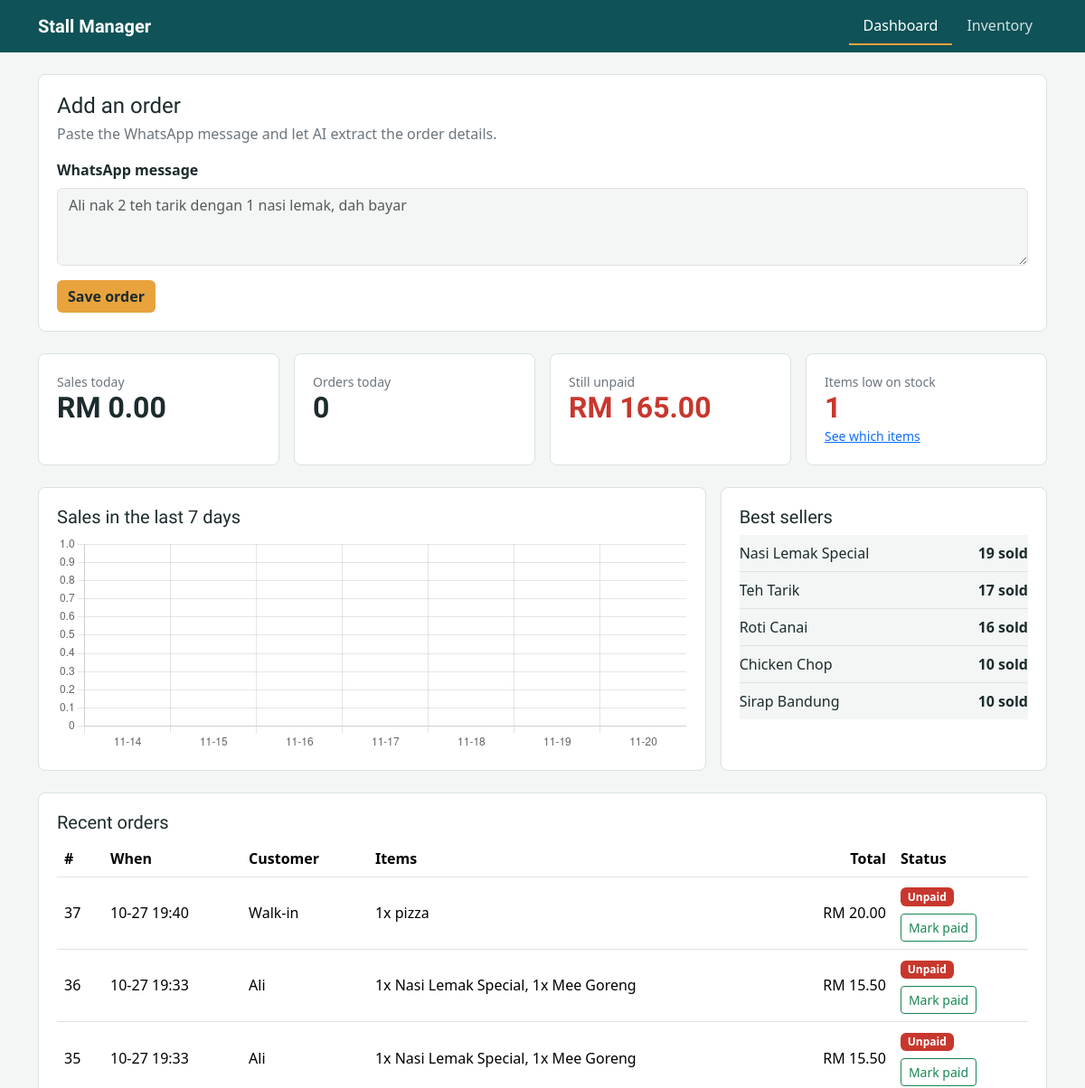
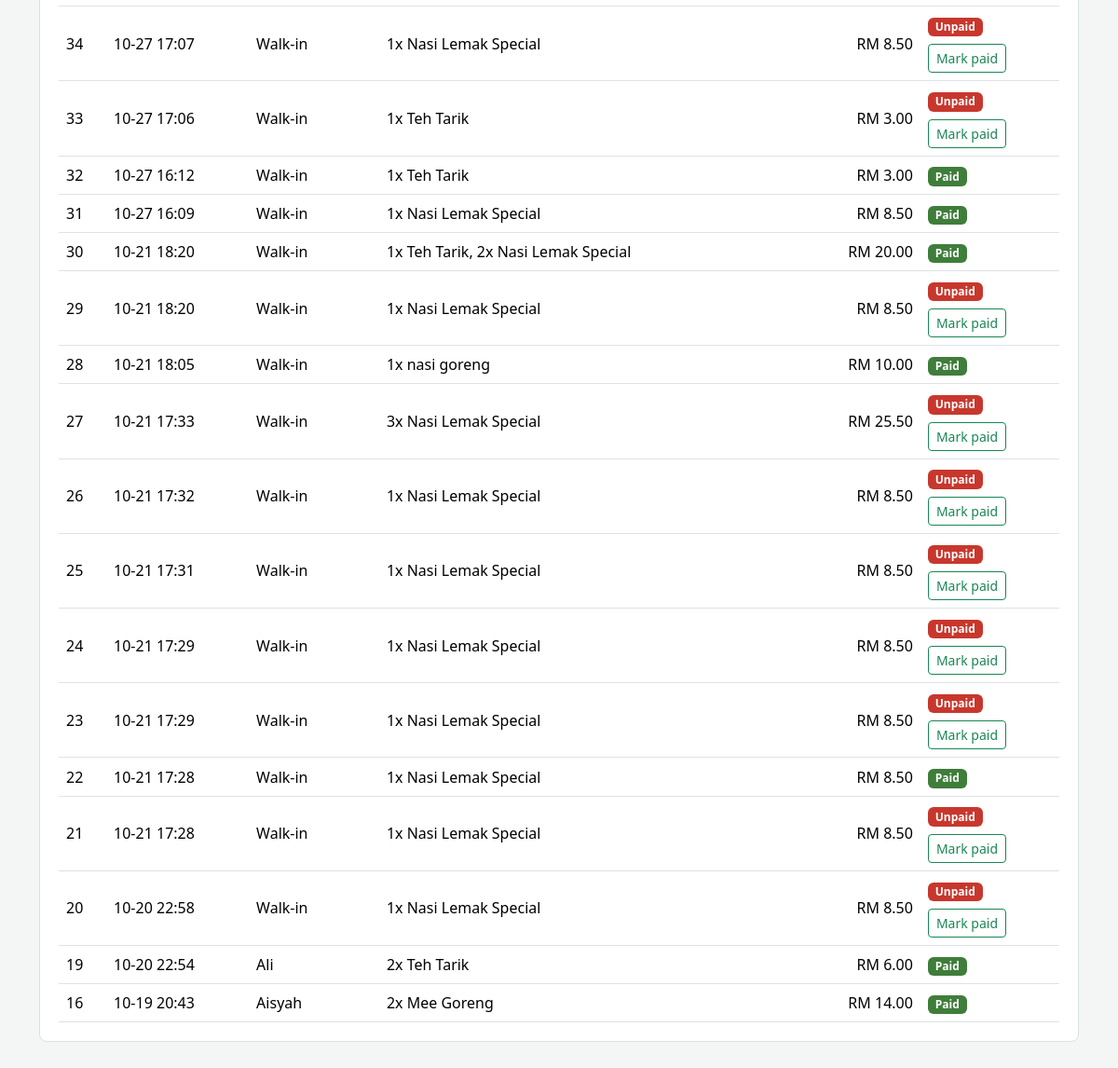
The page / on the database its author committed (2 pictures, top to bottom).
### tables this page shows
CREATE TABLE order_items (
    id         INTEGER PRIMARY KEY AUTOINCREMENT,
    order_id   INTEGER NOT NULL,
    item_id    INTEGER,
    item_name  TEXT    NOT NULL,
    quantity   INTEGER NOT NULL CHECK (quantity > 0),
    unit_price REAL    NOT NULL,
    FOREIGN KEY (order_id) REFERENCES orders (id) ON DELETE CASCADE,
    FOREIGN KEY (item_id)  REFERENCES items (id)
);

CREATE TABLE orders (
    id            INTEGER PRIMARY KEY AUTOINCREMENT,
    customer_name TEXT NOT NULL,
    total_price   REAL NOT NULL DEFAULT 0,
    status        TEXT NOT NULL DEFAULT 'Paid' CHECK (status IN ('Paid', 'Unpaid')),
    created_at    TIMESTAMP NOT NULL DEFAULT (datetime('now', 'localtime'))
);

### app.py (the view)
@app.route('/')
def index():
    return render_template(
        'index.html',
        revenue_today=analytics.get_total_revenue_today(),
        todays_order_count=analytics.get_todays_order_count(),
        unpaid_total=analytics.get_unpaid_total(),
        best_selling_items=analytics.get_best_selling_items(),
        weekly_trend=analytics.get_weekly_trend(),
        recent_orders=db.get_recent_orders(),
        low_stock_count=db.get_low_stock_count(),
    )

### analytics.py (called while the page is built)
def _read(query, params=()):
    conn = sqlite3.connect(DB_PATH)
    try:
        return pd.read_sql_query(query, conn, params=params)
    finally:
        conn.close()

def get_total_revenue_today():
    df = _read("SELECT total_price FROM orders "
               "WHERE status = 'Paid' AND date(created_at) = date('now', 'localtime')")
    if df.empty:
        return 0.0
    return round(float(df['total_price'].sum()), 2)

def get_todays_order_count():
    df = _read("SELECT COUNT(*) AS n FROM orders WHERE date(created_at) = date('now', 'localtime')")
    return int(df['n'].iloc[0])

def get_unpaid_total():
    df = _read("SELECT COALESCE(SUM(total_price), 0) AS t FROM orders WHERE status = 'Unpaid'")
    return round(float(df['t'].iloc[0]), 2)

def get_best_selling_items(limit=5):
    df = _read("SELECT oi.item_name, oi.quantity FROM order_items oi "
               "JOIN orders o ON o.id = oi.order_id WHERE o.status = 'Paid'")
    if df.empty:
        return []
    grouped = (df.groupby('item_name', as_index=False)['quantity'].sum()
                 .sort_values(by=['quantity', 'item_name'], ascending=[False, True])
                 .head(limit))
    grouped['quantity'] = grouped['quantity'].astype(int)
    return grouped.to_dict(orient='records')

def get_weekly_trend():
    days = pd.date_range(end=pd.Timestamp.now().normalize(), periods=7)
    start = days[0].strftime('%Y-%m-%d')
    df = _read("SELECT date(created_at) AS day, SUM(total_price) AS revenue FROM orders "
               "WHERE status = 'Paid' AND date(created_at) >= ? GROUP BY date(created_at)",
               (start,))
    by_day = {}
    if not df.empty:
        by_day = dict(zip(df['day'], df['revenue']))
    dates = [d.strftime('%Y-%m-%d') for d in days]
    revenues = [round(float(by_day.get(d, 0.0)), 2) for d in dates]
    return {'dates': dates, 'revenues': revenues}

### db.py (called while the page is built)
def get_connection():
    conn = sqlite3.connect(DB_PATH)
    conn.row_factory = sqlite3.Row
    conn.execute("PRAGMA foreign_keys = ON")
    return conn

def get_low_stock_count():
    conn = get_connection()
    try:
        row = conn.execute("SELECT COUNT(*) FROM items WHERE stock <= ?",
                           (LOW_STOCK_THRESHOLD,)).fetchone()
    finally:
        conn.close()
    return int(row[0])

### templates/index.html (shortened to what this page needs)
{% extends "base.html" %}
{% block content %}
<form method="post" action="{{ url_for('add_order') }}" class="panel mb-4">
  <h2 class="h4 mb-1">Add an order</h2>
  <p class="text-secondary mb-3">Paste the WhatsApp message and let AI extract the order details.</p>
  <label for="order_text" class="form-label fw-semibold">WhatsApp message</label>
  <textarea id="order_text" name="order_text" class="form-control mb-3" rows="3" required
            placeholder="Ali nak 2 teh tarik dengan 1 nasi lemak, dah bayar"></textarea>
  <button type="submit" class="btn btn-stall">Save order</button>
</form>
<div class="row g-3 mb-4">
  <div class="col-6 col-lg-3"><div class="panel h-100">
    <div class="text-secondary small">Sales today</div>
    <div class="stat-num">RM {{ "%.2f"|format(revenue_today|default(0)) }}</div>
  </div></div>
  <div class="col-6 col-lg-3"><div class="panel h-100">
    <div class="text-secondary small">Orders today</div>
    <div class="stat-num">{{ todays_order_count|default(0) }}</div>
  </div></div>
  <div class="col-6 col-lg-3"><div class="panel h-100">
    <div class="text-secondary small">Still unpaid</div>
    <div class="stat-num" style="color:var(--sambal)">RM {{ "%.2f"|format(unpaid_total|default(0)) }}</div>
  </div></div>
  <div class="col-6 col-lg-3"><div class="panel h-100">
    <div class="text-secondary small">Items low on stock</div>
    <div class="stat-num" {% if low_stock_count %}style="color:var(--sambal)"{% endif %}>{{ low_stock_count|default(0) }}</div>
    {% if low_stock_count %}<a href="{{ url_for('inventory') }}" class="small">See which items</a>{% endif %}
  </div></div>
</div>
<div class="row g-3 mb-4">
  <div class="col-lg-8"><div class="panel h-100">
    <h2 class="h5">Sales in the last 7 days</h2>
    <div style="height:240px"><canvas id="weeklyChart"></canvas></div>
  </div></div>
  <div class="col-lg-4"><div class="panel h-100">
    <h2 class="h5">Best sellers</h2>
    <ul class="list-group list-group-flush">
      {% for s in best_selling_items %}
        <li class="list-group-item d-flex justify-content-between px-0">
          <span>{{ s.item_name }}</span><span class="fw-semibold">{{ s.quantity }} sold</span>
        </li>
      {% else %}
        <li class="list-group-item px-0 text-secondary">No paid orders yet.</li>
      {% endfor %}
    </ul>
  </div></div>
</div>
<div class="panel">
  <h2 class="h5">Recent orders</h2>
  <div class="table-responsive">
    <table class="table align-middle mb-0">
      <thead><tr><th>#</th><th>When</th><th>Customer</th><th>Items</th><th class="text-end">Total</th><th>Status</th></tr></thead>
      <tbody>
        {% for o in recent_orders %}
        <tr>
          <td>{{ o.id }}</td>
          <td class="text-nowrap">{{ o.created_at[5:16] }}</td>
          <td>{{ o.customer_name }}</td>
          <td>{{ o.items_text }}</td>
          <td class="text-end text-nowrap">RM {{ "%.2f"|format(o.total_price) }}</td>
          <td>
            <span class="badge {{ 'badge-paid' if o.status == 'Paid' else 'badge-unpaid' }}">{{ o.status }}</span>
            {% if o.status != 'Paid' %}
            <div class="mt-2 d-flex gap-1">
              <form method="post" action="{{ url_for('mark_paid', order_id=o.id) }}">
                <button type="submit" class="btn btn-sm btn-outline-success">Mark paid</button>
              </form>
            </div>
            {% endif %}
          </td>
        </tr>
        {% else %}
        <tr><td colspan="6" class="text-center text-secondary py-4">No orders yet. Paste your first WhatsApp order above.</td></tr>
        {% endfor %}
      </tbody>
    </table>
  </div>
</div>
{% endblock %}
{% block scripts %}
<script>
  const trend = {{ weekly_trend|default({'dates': [], 'revenues': []})|tojson }};
  new Chart(document.getElementById('weeklyChart'), {
    type: 'bar',
    data: {
      labels: trend.dates.map(d => d.slice(5)),
      datasets: [{ label: 'Sales (RM)', data: trend.revenues, backgroundColor: '#0F5257' }]
    },
    options: { maintainAspectRatio: false, plugins: { legend: { display: false } },
               scales: { y: { beginAtZero: true } } }
  });
</script>
{% endblock %}

### templates/base.html (shortened to what this page needs)
<!doctype html>
<html lang="en">
<head>
  <link href="https://cdn.jsdelivr.net/npm/bootstrap@5.3.3/dist/css/bootstrap.min.css" rel="stylesheet">
</head>
<body>
  <nav class="topbar mb-4">
    <div class="container d-flex flex-wrap align-items-center justify-content-between py-2">
      <a href="{{ url_for('index') }}" class="brand">Stall Manager</a>
      <ul class="nav">
        <li class="nav-item"><a class="nav-link {{ 'active' if request.endpoint == 'index' }}" href="{{ url_for('index') }}">Dashboard</a></li>
        <li class="nav-item"><a class="nav-link {{ 'active' if request.endpoint == 'inventory' }}" href="{{ url_for('inventory') }}">Inventory</a></li>
      </ul>
    </div>
  </nav>
  <main class="container pb-5">
    {% block content %}{% endblock %}
  </main>
  {% block scripts %}{% endblock %}
</body>
</html>

### templates/base.html (style rules this page uses)
:root { --teal:#0F5257; --pandan:#3F7D3A; --sambal:#C8372D; --kuning:#E8A33D; --ink:#1C2B2D; --bs-body-bg:#F3F6F5; --bs-body-color:var(--ink); }
h1, h2, h3, .brand, .stat-num { font-family:'Bricolage Grotesque', system-ui, sans-serif; }
.topbar { background:var(--teal); }
.topbar .brand { color:#fff; font-size:1.25rem; font-weight:800; text-decoration:none; }
.topbar .nav-link { color:#cfe3e1; border-bottom:2px solid transparent; }
.topbar .nav-link.active { color:#fff; border-bottom-color:var(--kuning); }
.panel { background:#fff; border:1px solid #d9e2e0; border-radius:.5rem; padding:1.25rem; }
.stat-num { font-size:2rem; font-weight:800; line-height:1.15; }
.table { --bs-table-bg:#fff; }
.badge-paid { background:var(--pandan); }
.badge-unpaid { background:var(--sambal); }
.btn-stall { background:var(--kuning); border:0; color:var(--ink); font-weight:600; }

### rows shown on the page
order_items: item_name "Nasi Lemak Special", quantity "19"
order_items: item_name "Teh Tarik", quantity "17"
order_items: item_name "Roti Canai", quantity "16"
order_items: item_name "Chicken Chop", quantity "10"
order_items: item_name "Sirap Bandung", quantity "10"
orders: id "37", created_at "10-27 19:40", customer_name "Walk-in", items_text "1x pizza", total_price "20.00", status "Unpaid"
orders: id "36", created_at "10-27 19:33", customer_name "Ali", items_text "1x Nasi Lemak Special, 1x Mee Goreng", total_price "15.50", status "Unpaid"
orders: id "35", created_at "10-27 19:33", customer_name "Ali", items_text "1x Nasi Lemak Special, 1x Mee Goreng", total_price "15.50", status "Unpaid"
orders: id "34", created_at "10-27 17:07", customer_name "Walk-in", items_text "1x Nasi Lemak Special", total_price "8.50", status "Unpaid"
orders: id "33", created_at "10-27 17:06", customer_name "Walk-in", items_text "1x Teh Tarik", total_price "3.00", status "Unpaid"
orders: id "32", created_at "10-27 16:12", customer_name "Walk-in", items_text "1x Teh Tarik", total_price "3.00", status "Paid"
orders: id "31", created_at "10-27 16:09", customer_name "Walk-in", items_text "1x Nasi Lemak Special", total_price "8.50", status "Paid"
orders: id "30", created_at "10-21 18:20", customer_name "Walk-in", items_text "1x Teh Tarik, 2x Nasi Lemak Special", total_price "20.00", status "Paid"
orders: id "29", created_at "10-21 18:20", customer_name "Walk-in", items_text "1x Nasi Lemak Special", total_price "8.50", status "Unpaid"
orders: id "28", created_at "10-21 18:05", customer_name "Walk-in", items_text "1x nasi goreng", total_price "10.00", status "Paid"
orders: id "27", created_at "10-21 17:33", customer_name "Walk-in", items_text "3x Nasi Lemak Special", total_price "25.50", status "Unpaid"
orders: id "26", created_at "10-21 17:32", customer_name "Walk-in", items_text "1x Nasi Lemak Special", total_price "8.50", status "Unpaid"
orders: id "25", created_at "10-21 17:31", customer_name "Walk-in", items_text "1x Nasi Lemak Special", total_price "8.50", status "Unpaid"
orders: id "24", created_at "10-21 17:29", customer_name "Walk-in", items_text "1x Nasi Lemak Special", total_price "8.50", status "Unpaid"
orders: id "23", created_at "10-21 17:29", customer_name "Walk-in", items_text "1x Nasi Lemak Special", total_price "8.50", status "Unpaid"
orders: id "22", created_at "10-21 17:28", customer_name "Walk-in", items_text "1x Nasi Lemak Special", total_price "8.50", status "Paid"
orders: id "21", created_at "10-21 17:28", customer_name "Walk-in", items_text "1x Nasi Lemak Special", total_price "8.50", status "Unpaid"
orders: id "20", created_at "10-20 22:58", customer_name "Walk-in", items_text "1x Nasi Lemak Special", total_price "8.50", status "Unpaid"
orders: id "19", created_at "10-20 22:54", customer_name "Ali", items_text "2x Teh Tarik", total_price "6.00", status "Paid"
orders: id "16", created_at "10-19 20:43", customer_name "Aisyah", items_text "2x Mee Goreng", total_price "14.00", status "Paid"

### other values the page prints
{{ "%.2f"|format(revenue_today|default(0)) }} "0.00"
{{ todays_order_count|default(0) }} "0"
{{ "%.2f"|format(unpaid_total|default(0)) }} "165.00"
{{ low_stock_count|default(0) }} "1"
chart data {{ weekly_trend|default({'dates': [], 'revenues': []})|tojson }} {"dates": ["2026-11-14", "2026-11-15", "2026-11-16", "2026-11-17", "2026-11-18", "2026-11-19", "2026-11-20"], "revenues": [0.0, 0.0, 0.0, 0.0, 0.0, 0.0, 0.0]}
